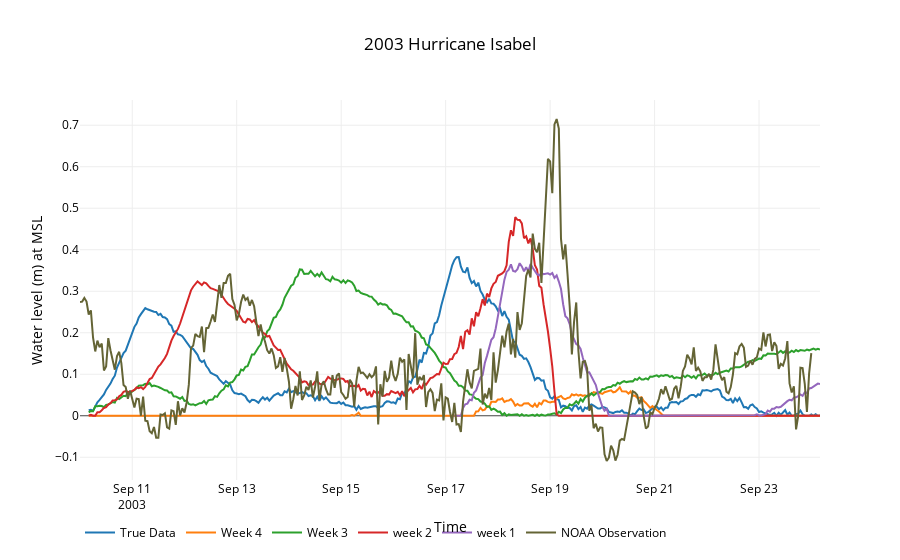

Notebook cell for this chart:
### Markdown cell above
### Atlantic City, NJ

### Code cell
starts,end,noaa = '20030827','20030926','8534720'
data = utils.plot_timeseries2(files,start,name,27226,starts,end,noaa)
title,x,y = '2003 Hurricane Isabel','Time','Water level (m) at MSL'
layout=utils.layout(title,x,y)
fig = go.Figure(data=data, layout=layout)
interactive = iplot(fig)
#po.plot(fig,filename=root_dir+'\\'+'atlantic_city_surge.html')

### Figure 1 — Plotly figure (JSON) as saved in the notebook; plotly's stock layout.template omitted (floating-point values rounded to 4 significant figures; data arrays with more than 128 entries replaced by an {"elided": "..."} marker saying what was removed)
{"data": [{"line": {"color": "rgba(0, 102, 153)"}, "mode": "lines", "name": "True Data", "type": "scatter", "uid": "ae3e5977-0c80-4654-82bc-8665e70ce22e", "x": {"elided": "337 str values"}, "y": {"elided": "337 float values"}}, {"line": {"color": "rgba(204, 0, 255)"}, "mode": "lines", "name": "Week 4", "type": "scatter", "uid": "b44dc06a-357e-41b9-8e54-c873659b63ee", "x": {"elided": "337 str values"}, "y": {"elided": "337 float values"}}, {"line": {"color": "rgba(0, 102, 153)"}, "mode": "lines", "name": "Week 3", "type": "scatter", "uid": "988e7f33-6e11-469c-a056-c8946120f409", "x": {"elided": "337 str values"}, "y": {"elided": "337 float values"}}, {"line": {"color": "rgba(204, 0, 255)"}, "mode": "lines", "name": "week 2", "type": "scatter", "uid": "927bd566-edd9-49f0-882a-d482f534c6a8", "x": {"elided": "337 str values"}, "y": {"elided": "337 float values"}}, {"line": {"color": "rgba(51, 51, 255)"}, "mode": "lines", "name": "week 1", "type": "scatter", "uid": "e314b0bf-1dba-434c-acac-6c5cb9420799", "x": {"elided": "169 str values"}, "y": {"elided": "169 float values"}}, {"line": {"color": "rgb(100, 100, 53)"}, "mode": "lines", "name": "NOAA Observation", "type": "scatter", "uid": "cbc5cf5e-854a-4e20-b569-8b2592e1f4a3", "x": {"elided": "337 str values"}, "y": {"elided": "337 float values"}}], "layout": {"autosize": true, "font": {"color": "rgb(0, 0, 0)"}, "legend": {"orientation": "h"}, "paper_bgcolor": "rgb(255,255,255)", "plot_bgcolor": "rgb(255,255,255)", "title": "2003 Hurricane Isabel", "xaxis": {"autorange": true, "range": ["2003-09-10", "2003-09-24 04:00"], "title": "Time", "type": "date"}, "yaxis": {"autorange": true, "range": [-0.1548, 0.7608], "title": "Water level (m) at MSL", "type": "linear"}}}
